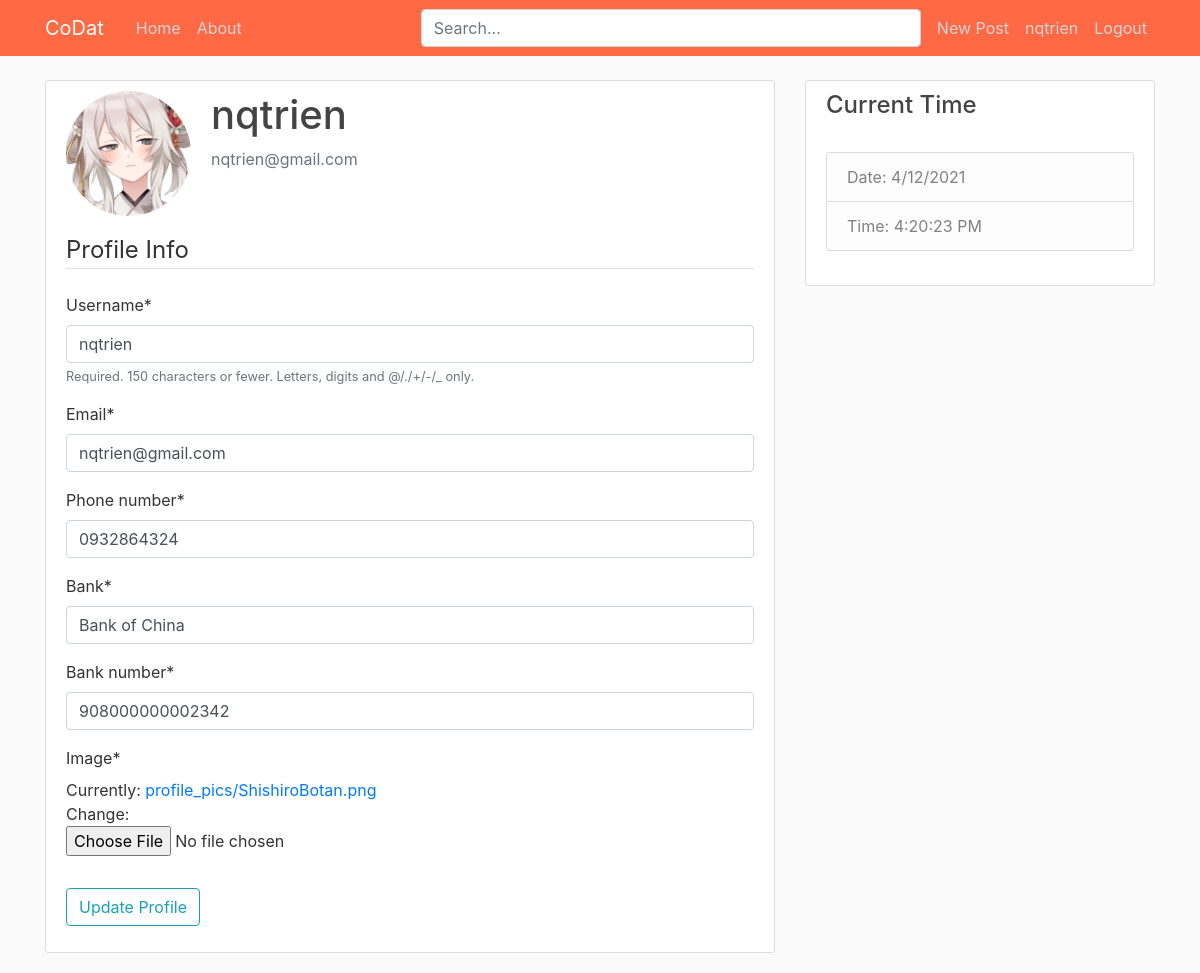
Page /profile/ (signed in) on the committed database.
### users/models.py (models this page shows, shortened)
class Profile(models.Model):
	user = models.OneToOneField(User, on_delete=models.CASCADE)
	image = models.ImageField(default='default.jpg', upload_to='profile_pics')
	phone_number = models.CharField(max_length=12)
	bank = models.CharField(max_length=30)
	bank_number = models.CharField(max_length=20)

### users/views.py (the view)
# urls.py: path('profile/', user_views.profile, name='profile'),
@login_required
def profile(request):
    if request.method == 'POST':
        u_form = UserUpdateForm(request.POST, instance=request.user)
        p_form = ProfileUpdateForm(request.POST, request.FILES, instance=request.user.profile)
        if u_form.is_valid() and p_form.is_valid():
            u_form.save()
            p_form.save()
            messages.success(request, f'Your account has been updated!')
            return redirect('profile')
    else:
        u_form = UserUpdateForm(instance=request.user)
        p_form = ProfileUpdateForm(instance=request.user.profile)
    context = {
        'u_form': u_form,
        'p_form': p_form
    }
    return render(request, 'users/profile.html', context)

### users/forms.py
class UserUpdateForm(forms.ModelForm):
    email = forms.EmailField()
    class Meta:
        model = User
        fields = ['username', 'email']

class ProfileUpdateForm(forms.ModelForm):
    class Meta:
        model = Profile
        fields = ['phone_number', 'bank', 'bank_number', 'image']

### users/templates/users/profile.html (shortened to what this page needs)
{% extends "HomePage/base.html" %}
{% load crispy_forms_tags %}
{% block content %}
    <div class="content-section">
		<div class="media">
			<img class="rounded-circle account-img" src="{{ user.profile.image.url }}">
			<div class="media-body">
				<h2 class="account-heading">{{ user.username }}</h2>
				<p class="text-secondary">{{ user.email }}</p>
			</div>
		</div>
        <form method="POST" enctype="multipart/form-data">
            <fieldset class="form-group">
                <legend class="border-bottom mb-4">Profile Info</legend>
                {{ u_form|crispy }}
                {{ p_form|crispy }}
            </fieldset>
            <div class="form-group">
                <button class="btn btn-outline-info" type="submit">Update Profile</button>
            </div>
        </form>
	</div>
{% endblock content %}

### HomePage/templates/HomePage/base.html (shortened to what this page needs)
{% load static %}
<!DOCTYPE html>
<html>
<head>
    <link rel="stylesheet" href="https://maxcdn.bootstrapcdn.com/bootstrap/4.0.0/css/bootstrap.min.css">
    <link rel="stylesheet" type="text/css" href="{% static 'HomePage/main.css' %}">
</head>
<body>
    <header class="site-header">
        <nav class="navbar navbar-expand-md navbar-dark bg-steel fixed-top">
            <div class="container">
                <a class="navbar-brand mr-4" href="{% url 'home-page' %}">CoDat</a>
                <div class="collapse navbar-collapse" id="navbarToggle">
                    <div class="navbar-nav mr-auto">
                        <a class="nav-item nav-link" href="{% url 'home-page' %}">Home</a>
                        <a class="nav-item nav-link" href="{% url 'home-about' %}">About</a>
                    </div>
                    <div class="search-bar mr-sm-2">
                        <form action="{% url 'home-page' %}">
                            <input class="form-control" type="search" placeholder="Search..." aria-label="Search" name="search">
                        </form>
                    </div>
                    <div class="navbar-nav">
                        {% if user.is_authenticated %}
                            <a class="nav-item nav-link" href="{% url 'post-create' %}">New Post</a>
                            <a class="nav-item nav-link" href="{% url 'profile' %}">{{ user.username }}</a>
                            <a class="nav-item nav-link" href="{% url 'logout' %}">Logout</a>
                        {% else %}
                            <a class="nav-item nav-link" href="{% url 'login' %}?next={{request.path}}">Login</a>
                            <a class="nav-item nav-link" href="{% url 'register' %}">Register</a>
                        {% endif %}
                    </div>
                </div>
            </div>
        </nav>
    </header>
    <main role="main" class="container">
        <div class="row">
            <div class="col-md-8">
                {% block content %}{% endblock %}
            </div>
            <div class="col-md-4">
                <div class="content-section">
                    <h4>Current Time</h4>
                    <br/>
                    <ul class="list-group">
                        <li class="list-group-item list-group-item-light">Date: <span id="date"></span></li>
                        <li class="list-group-item list-group-item-light">Time: <span id="time"></li>
                    </ul>
                    <br/>
                </div>
            </div>
        </div>
    </main>
</body>
</html>

### HomePage/static/HomePage/main.css (style rules this page uses)
body { background: #fafafa; color: #333333; margin-top: 5rem; }
h1, h2, h3, h4, h5, h6 { color: #444444; }
ul { margin: 0; }
.bg-steel { background-color: #ff6943; }
.site-header .navbar-nav .nav-link { color: #cbd5db; }
.content-section { background: #ffffff; padding: 10px 20px; border: 1px solid #dddddd; border-radius: 3px; margin-bottom: 20px; }
.account-img { height: 125px; width: 125px; margin-right: 20px; margin-bottom: 16px; }
.account-heading { font-size: 2.5rem; }
.search-bar { max-width: 500px; width: 100%; }
form { width: 100%; }

### rows in the picture
Profile: phone_number "0932864324", bank "Bank of China", bank_number "908000000002342"

### other values in the picture
{{ user.username }} "nqtrien"
{{ user.email }} "nqtrien@gmail.com"
